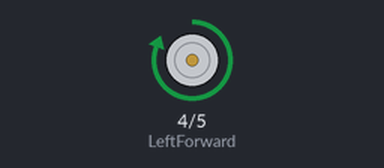
This sketch was run on a simulated Arduino Uno, built with avr-gcc and run on an emulated ATmega328P. Parts: motor-driver pin pairs drawn as motors (green arrow = first pin HIGH = forward, orange = second pin HIGH = backward, longer = more drive).

Above: at 1.1 s.
At 4.1 s:
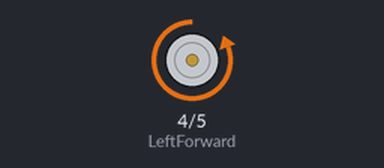
At 5.1 s:
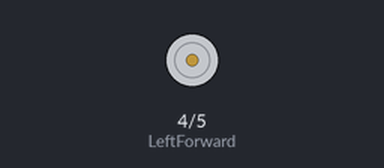
Timing chart, 0 to 6.6 s (numbered marks = the images above):
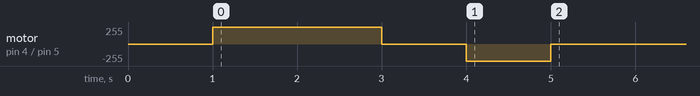

The sketch:

lab_ls298n_left_wheel.ino
```cpp
/*
 Motor Black -  High -> Forward
 Motor Red +  High -> Back

*/
#define LeftForward 4 // Motor Black -     LS298N IN1 -> Arduino Pin4
#define LeftBack 5  // Motor Red     +     LS298N IN2 -> Arduino Pin5

void setup() {
    pinMode(LeftForward,OUTPUT);
    pinMode(LeftBack,OUTPUT);
    initCar();
    delay(1000);
    go();
    delay(2000);
    stopCar();
    delay(1000);
    back();
    delay(1000);
    stopCar();
 }

void loop() {

}

void initCar(){
	//默认全是低电平 停止状态
	digitalWrite(LeftForward,LOW);
	digitalWrite(LeftBack,LOW);
}

void go(){
	digitalWrite(LeftForward,HIGH);
	digitalWrite(LeftBack,LOW); //左轮前进
}

void back(){
	digitalWrite(LeftForward,LOW);
	digitalWrite(LeftBack,HIGH); //左轮后退
}

void stopCar(){
	initCar();
}
```
